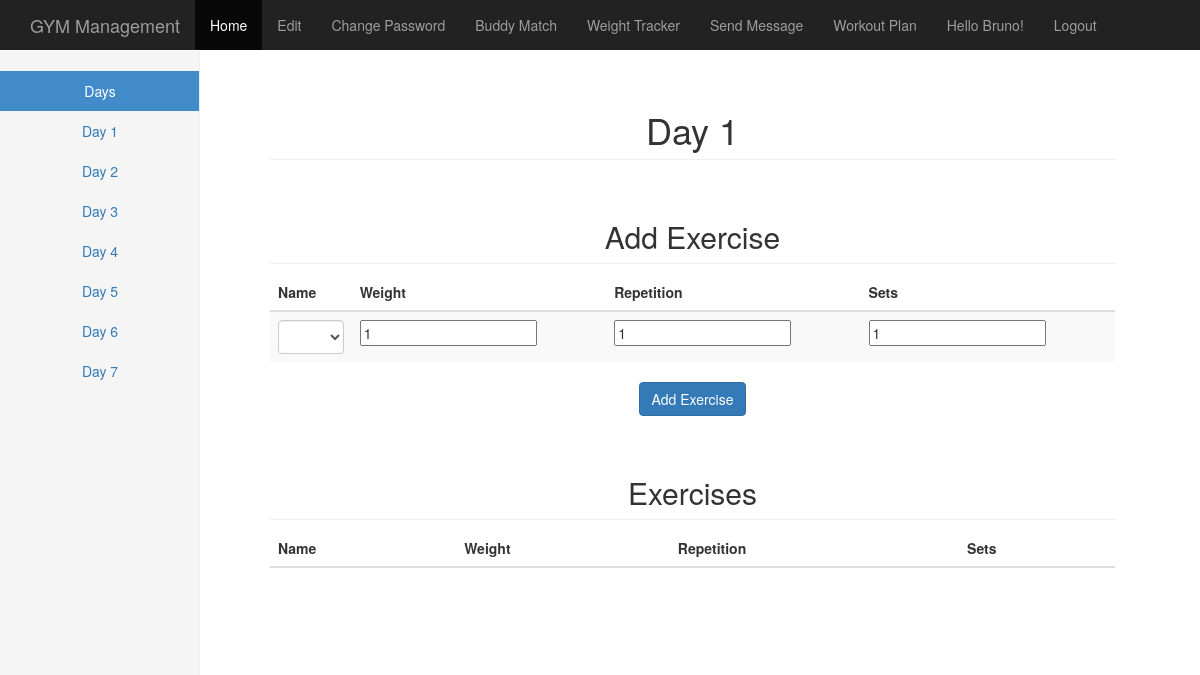
/workout/days/1/ (signed in), run on an earlier commit of the app's database.
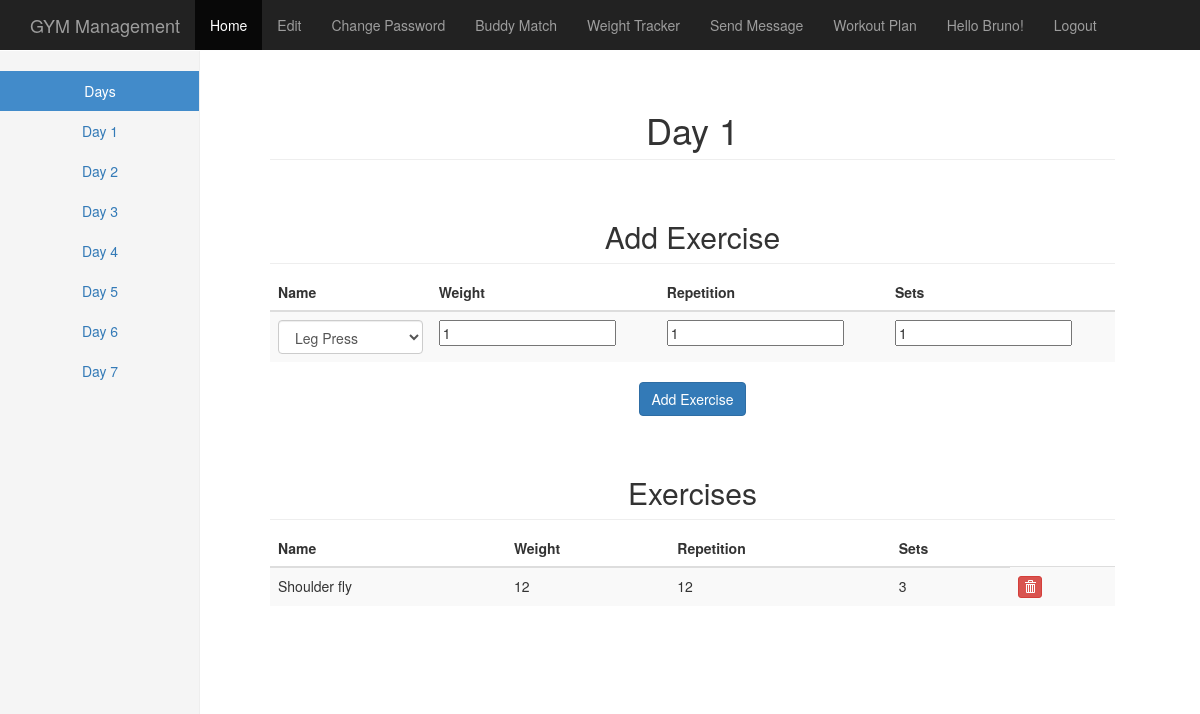
And on a later commit of the database.
### gym_app/models.py (models this page shows, shortened)
class Exercise(models.Model):
    task = models.ForeignKey(Task)
    weight = models.IntegerField(max_length=4, default = 1)
    repetition = models.IntegerField(max_length=4, default = 1)
    sets = models.IntegerField(max_length=4, default = 1)
    ONE = 1
    TWO = 2
    THREE = 3
    FOUR = 4
    FIVE = 5
    SIX = 6
    SEVEN = 7
    DAYS = (
        (ONE, 'Day 1'),
        (TWO, 'Day 2'),
        (THREE, 'Day 3'),
        (FOUR, 'Day 4'),
        (FIVE, 'Day 5'),
        (SIX, 'Day 6'),
        (SEVEN, 'Day 7'),
    )
    day = models.IntegerField(max_length=7,
                                      choices=DAYS,
                                      default=ONE)

class Task(models.Model):
    name = models.CharField(max_length=32)
    LEG = 'LG'
    CHEST = 'CH'
    SHOULDER = 'SH'
    NOTYPE = 'NT'
    TYPE_OF_TASKS_CHOICES = (
        (NOTYPE, 'No type'),
        (LEG, 'Leg'),
        (SHOULDER, 'Shoulder'),
        (CHEST, 'Chest'),
    )
    typeTask = models.CharField(max_length=2,
                                      choices=TYPE_OF_TASKS_CHOICES,
                                      default=NOTYPE)

### gym_app/views.py (the view)
# urls.py: url(r'^workout/days/(?P<day>\d{1})/$', workout_day),
@login_required
def workout_day(request, day = '1'):
    if request.method == 'POST':
        task_name = request.POST.get('task_name')
        user = User.objects.get(username = request.user.username)
        exercise_form = ExerciseForm(data=request.POST)
        athlete = RegularAthlete.objects.get(user = request.user)
        if exercise_form.is_valid():
            exercise = exercise_form.save(commit=False)
            task = Task.objects.get(name = task_name)
            exercise.task = task
            exercise.day = day
            path = '/workout/days/{0}'.format(day)
            print path
            return redirect(path)
        else:
            print user_form.errors
    else:
        t_list = Task.objects.all()
        athlete = RegularAthlete.objects.get(user = request.user)
        exercises = athlete.workout_plan.exercises.filter( day = int(day))
        exercise_form = ExerciseForm()
        return render(request, 'gym_app/workout_day.html',
            {'exercise_form': exercise_form, 'task_list' : t_list, 'exercises' : exercises, 'day': day})

### gym_app/forms.py
class ExerciseForm(forms.ModelForm):
    class Meta:
        model = Exercise
        fields = ('weight','repetition', 'sets')

### templates/gym_app/workout_day.html (shortened to what this page needs)
{% extends 'base.html' %}
{% load staticfiles %}
{% block content%}
    <div class="container-fluid">
      <div class="row">
        <div class="col-sm-3 col-md-2 sidebar">
          <ul class="nav nav-sidebar">
            <li class="active"><a href="/workout_plan/">Days<span class="sr-only">(current)</span></a></li>
            <li><a href="/workout/days/1">Day 1</a></li>
            <li><a href="/workout/days/2">Day 2</a></li>
            <li><a href="/workout/days/3">Day 3</a></li>
            <li><a href="/workout/days/4">Day 4</a></li>
            <li><a href="/workout/days/5">Day 5</a></li>
            <li><a href="/workout/days/6">Day 6</a></li>
            <li><a href="/workout/days/7">Day 7</a></li>
          </ul>
        </div>
         <div class="col-sm-9 col-sm-offset-3 col-md-10 col-md-offset-2 main">
            <h1 class="page-header">Day {{day}}</h1><br>
          <h2 class="sub-header">Add Exercise</h2>
        <form id="user_form" method="post" action="/workout/days/{{day}}/"
                enctype="multipart/form-data">
          <div class="table-responsive">
            <table class="table table-striped">
              <thead>
                <tr>
                    <th>Name</th>
                    <th>Weight</th>
                    <th>Repetition</th>
                    <th>Sets</th>
                </tr>
              </thead>
              <tbody>
                        <tr>
                             <td align="left">
                                    <select class="form-control" id="sel1" name="task_name">
                                    {% for task in task_list %}
                                    <option>{{ task.name }}</option>
                                    {% endfor %}
                                    </select>
                            </td>
                            {% for field in exercise_form %}
                            <td align="left"><div class="fieldWrapper">
                                    {{ field }}
                            </div></td>
                            {% endfor %}
                        </tr>
              </tbody>
            </table>
          </div>
            <input type="submit" class="btn btn-primary" name="submit" value="Add Exercise" />
        </form>
        </div>
        <div class="col-sm-9 col-sm-offset-3 col-md-10 col-md-offset-2 main">
          <h2 class="sub-header">Exercises</h2>
          <div class="table-responsive">
            <table class="table table-striped">
              <thead>
                <tr>
                    <th>Name</th>
                    <th>Weight</th>
                    <th>Repetition</th>
                    <th>Sets</th>
                </tr>
              </thead>
              <tbody>
                 {% for exercise in exercises %}
                        <tr>
                            <td align="left">{{exercise.task.name}}</td>
                            <td align="left">{{exercise.weight}}</td>
                            <td align="left">{{exercise.repetition}}</td>
                            <td align="left">{{exercise.sets}}</td>
                            <form method="post" action="/delete_exercise/" enctype="multipart/form-data">
                               <td align="left"> <button  name ='delete' type='submit' value='{{exercise.id}}'class="btn btn-danger btn-xs"><span class="glyphicon glyphicon-trash"></span></button> </td>
                            </form>
                        </tr>
                {% endfor %}
              </tbody>
            </table>
          </div>
        </div>
      </div>
    </div>
{% endblock %}

### templates/base.html (shortened to what this page needs)
<!DOCTYPE html>
{% load staticfiles %}
<html lang="en">
  <head>
    <link href="{% static "css/bootstrap.min.css" %}" rel="stylesheet">
    <link href="{% static "css/starter-template.css" %}" rel="stylesheet">
    <link href="{% static "css/dashboard.css" %}" rel="stylesheet">
  </head>
  <body>
    <nav class="navbar navbar-inverse navbar-fixed-top">
      <div class="container">
        <div class="navbar-header">
          <a class="navbar-brand" href="/index">GYM Management</a>
        </div>
        <div id="navbar" class="collapse navbar-collapse">
          <ul class="nav navbar-nav">
            <li class="active"><a href="/index">Home</a></li>
            {% if user.is_authenticated %}
              <li><a href="/edit">Edit</a></li>
              <li><a href="/change_password">Change Password</a></li>
              <li><a href="/buddy_match">Buddy Match</a></li>
              <li><a href="/tracker">Weight Tracker</a></li>
              <li><a href="/members">Send Message</a></li>
              <li><a href="/workout_plan">Workout Plan</a></li>
              <li><a>Hello {{ user.first_name }}!</a></li>
              <li><a href="/logout/">Logout</a></li>
            {% else %}
              <li><a href="/register/">Register Here</a></li>
              <li><a href="/login/">Login</a></li>
            {% endif %}
          </ul>
        </div>
      </div>
    </nav>
    <div class="container">
      <div class="starter-template">
        {% block content %}
        {% endblock %}
      </div>
    </div>
  </body>
</html>

### static/css/starter-template.css (style rules this page uses)
body { padding-top: 50px; }
.starter-template { padding: 40px 15px; text-align: center; }

### static/css/dashboard.css (style rules this page uses)
body { padding-top: 50px; }
.sub-header { padding-bottom: 10px; border-bottom: 1px solid #eee; }
.navbar-fixed-top { border: 0; }
.sidebar { display: none; }
@media (min-width: 768px) { .sidebar { position: fixed; top: 51px; bottom: 0; left: 0; z-index: 1000; display: block; padding: 20px; overflow-x: hidden; overflow-y: auto; background-color: #f5f5f5; border-right: 1px solid #eee; } }
.nav-sidebar { margin-right: -21px; margin-bottom: 20px; margin-left: -20px; }
.nav-sidebar > li > a { padding-right: 20px; padding-left: 20px; }
.nav-sidebar > .active > a, .nav-sidebar > .active > a:hover, .nav-sidebar > .active > a:focus { color: #fff; background-color: #428bca; }
.main { padding: 20px; }
@media (min-width: 768px) { .main { padding-right: 40px; padding-left: 40px; } }
.main .page-header { margin-top: 0; }

What changed in the data, as far as the page shows it:
added Exercise: task.name "Shoulder fly", weight "12", repetition "12", sets "3", {{ exercise.id }} 1 (drawn)
Also different on the page:
form field task_name: (not shown) → "Leg Press"
